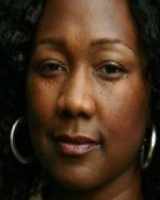
#> input picture Tarea 3 - Clasificación de edad usando características tipo HOG/db_tarea_3/28/27.jpg, 160 x 200 px, found by its file name
$ jupyter execute --allow-errors Tarea_3.ipynb   (shell and % lines are left out)
#> lines starting #> are read from the running program, lines starting #| are printed output that depends on the picture
## EL7008 - 1 Procesamiento Avanzado de Imágenes
# Tarea 3: Clasificación de edad usando características tipo HOG

> Profesor: Javier Ruiz del Solar
>
> Auxiliar: Patricio Loncomilla
>
> Estudiante: Francisco Molina

El objetivo de la tarea es: Diseñar y construir un sistema de clasificación de edad, que utilice características tipo HOG

# Cargar datos y extensiones

[cell 1]

PATH = "/content/EL7008-1---Francisco-Molina/Tarea 3 - Clasificación de edad usando características tipo HOG/db_tarea_3"

[cell 2]
# Para medir tiempo de ejecucion

[cell 3]
# Extensiones

[cell 4]
import cv2
import numpy as np
import matplotlib.pyplot as plt
from google.colab.patches import cv2_imshow
import random
import os

from sklearn import svm
from sklearn.metrics import classification_report, confusion_matrix
from sklearn.model_selection import PredefinedSplit
import seaborn as sns
from sklearn.model_selection import GridSearchCV
from sklearn.ensemble import RandomForestClassifier
from sklearn.model_selection import train_test_split

# Extraer características HOG

## Preparación de Conjuntos de Entrenamiento, Prueba y Validación

* X contiene la ruta de cada imagen
* y contiene su llave (0 para `[1-4]`, 1 para `[5-27]` y 2 para `[28+]`)

[cell 5]
X = []
y = []
folders = np.sort(np.array(os.listdir(PATH), int))
for folder in folders:
  for img in os.listdir(f"{PATH}/{folder}"):
    X.append(f"{folder}/{img}")
    y.append(np.where(folders == folder)[0][0])
    # print(f"img: {img}    tag = {np.where(folders == folder)[0][0]}")
X = np.array(X, str)
y = np.array(y, int)

[cell 6]
# dividir train 80% y test 20%
X_train, X_test, y_train, y_test  = train_test_split(X, y, test_size=0.2, random_state=1)

# dividir train 60% (0.75*0.8) y val 20% (0.25*0.8)
X_train, X_val, y_train, y_val  = train_test_split(X_train, y_train, test_size=0.25, random_state=1)

## 1. Transformar a escala de grises y redimensionar

Si la imagen es RGB tiene `shape > 2`, por lo que se convierte a escala de grises. Si la imagen ya viene en escala de grises entonces `shape == 1`, por lo que no hace falta convertirla a escala de grises.

[cell 7]
def grayAndResize(img):
  out = np.copy(img)
  if len(img.shape) > 2:
    out = cv2.cvtColor(out,cv2.COLOR_RGB2GRAY)
  out = cv2.resize(out, (64,128)).astype(np.float32)
  return out

[cell 8]
fig = plt.figure()
img = cv2.cvtColor(cv2.imread(f"{PATH}/28/27.jpg",1), cv2.COLOR_BGR2RGB)
plt.title(f"Imagen {X_test[0]}")
plt.imshow(img)
plt.savefig("ejemploImagen.png")

[cell 9]
img = grayAndResize(img)
#> in grayAndResize, `out = cv2.cvtColor(out,cv2.COLOR_RGB2GRAY)`:
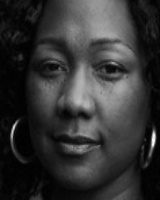
#> out: shape (200, 160); min 0, max 253, mean 51.2
#> in grayAndResize, `out = cv2.resize(out, (64,128)).astype(np.float32)`:
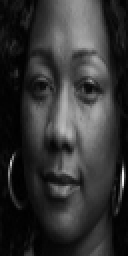
#> out: shape (128, 64) float32 (shown 2 times larger); min 0, max 247, mean 51.1
fig = plt.figure()
plt.title(f"Imagen {X_test[0]} transformada")
plt.imshow(img, cmap = 'gray')
plt.savefig("ejemploImagenGrayscale.png")

## Cálculo de los gradientes

Se eligen los kernel:
* $[-1 \;\; 0 \;\; 1]$  para el gradiente en X
* $[-1 \;\; 0 \;\; 1]^{T}$ para el gradiente en Y

#> (a cell that did not finish here is left out)

#> (a cell that did not finish here is left out)

## Cálculo de características HOG

La función `magMatrix` recibe los gradientes Gx y Gy, y para cada posición calcula la magnitud de su gradiente mediante $mag = \sqrt{G_{x}^{2} + G_{y}^{2}}$.

La función `angMatrix` recibe los gradientes Gx y Gy, y para cada posición calcula la orientación de su gradiente mediante $ang = arctan(\frac{G_{y}}{G_{x}})$, para evitar problemas de división por cero se remplaza por $\frac{\pi}{2}$ si $G_{x} = 0$ y $G_{y} > 0$, y por $-\frac{\pi}{2}$ si $G_{x} = 0$ y $G_{y} < 0$. Estos valores deben convertirse a grados mediante `np.rad2deg()` y viven en `[-90,90]` por lo que se trasladan a `[0,180]` usando `minMaxScaler()`.

La función `getHistogram` recibe una ventana de (8,8) de las matrices de magnitud(`magM`) y orientación(`angM`) de gradiente y calcula su histograma. Las orientaciones se reparten en 9 cajas, por lo que un gradiente con orientación $\theta$ y magnitud $\mu$ vota:
$$bin[⌊\frac{\theta}{20°}⌋] \stackrel{+}{=} \mu$$

La función `HOG` calcula el histograma para todas las ventanas de (8,8) (celdas) sin traslape en la imagen.

La función `blockNorm` concatena los histogramas de 4 celdas con traslape y normaliza sus valores. Luego de eso concatena todos los histogramas así formados.

#> (a cell that did not finish here is left out)

#> (a cell that did not finish here is left out)

[cell 14]
fig, ax = plt.subplots()

ax.imshow(img, cmap = 'gray')
for y in range(16):
    for x in range(8):
      # HOG[y,x,:] = getHistogram(magnitude[8*y:8*(y+1),8*x:8*(x+1)],angle[8*y:8*(y+1),8*x:8*(x+1)])
      ax.hlines(y=8*y, xmin=0.0, xmax=63, color='g')
      ax.vlines(x=8*x, ymin=0.0, ymax=127, color='g')
plt.title(f"Imagen {X_test[0]} dividida en celdas")
# plt.savefig("celdas.png")
plt.show()
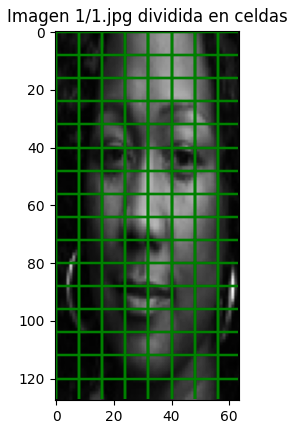
#> figure drawn by matplotlib, 1 panel
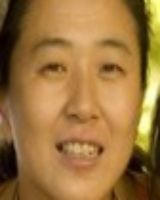
#> input picture Tarea 3 - Clasificación de edad usando características tipo HOG/db_tarea_3/28/10.jpg, 160 x 200 px, found by its file name
#> `img = cv2.imread(f"{PATH}/{X_train[i]}", 0)`:
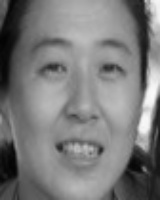
#> img: shape (200, 160); min 3, max 251, mean 122.5

## Extraer características de los conjuntos de entrenamiento, validación y prueba

Hasta ahora X_train, X_val y X_test sólo contienen la ruta de las imágenes. Ahora se crean los array HOG_X_train, HOG_X_val y HOG_X_test que contienen las características HOG de sus respectivas imágenes.

Esto toma unos 3 minutos por cada conjunto

[cell 15]
# conjunto de entrenamiento
HOG_X_train = np.zeros((X_train.shape[0],3780))
#> (the rest of this cell did not finish here and is left out)

#> in grayAndResize (call 2), `out = cv2.resize(out, (64,128)).astype(np.float32)`:
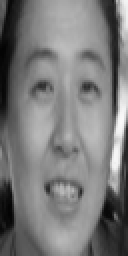
#> out: shape (128, 64) float32 (shown 2 times larger); min 3, max 249, mean 122.4
  HOG = computeHOG(img)
  HOG_X_train[i,:] = blockNorm(HOG)
print(np.isnan(HOG_X_train).any())

[cell 16]
# conjunto de validación
HOG_X_val = np.zeros((X_val.shape[0],3780))
#> (the rest of this cell did not finish here and is left out)

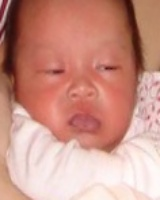
#> input picture Tarea 3 - Clasificación de edad usando características tipo HOG/db_tarea_3/1/1.jpg, 160 x 200 px, found by its file name
#> `img = cv2.imread(f"{PATH}/{X_test[i]}", 0)`:
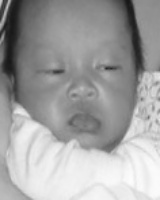
#> img: shape (200, 160); min 23, max 252, mean 162.2
  HOG = computeHOG(img)
  HOG_X_val[i,:] = blockNorm(HOG)
print(np.isnan(HOG_X_val).any())

[cell 17]
# conjunto de prueba
HOG_X_test = np.zeros((X_test.shape[0],3780))
#> (the rest of this cell did not finish here and is left out)

#> in grayAndResize (call 4), `out = cv2.resize(out, (64,128)).astype(np.float32)`:
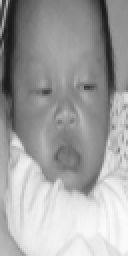
#> out: shape (128, 64) float32 (shown 2 times larger); min 24, max 252, mean 162.1
  HOG = computeHOG(img)
  HOG_X_test[i,:] = blockNorm(HOG)
print(np.isnan(HOG_X_test).any())

# Entrenar clasificadores

[cell 18]
def drawConfusionMatrix(y_true, y_pred, title):
  cm = confusion_matrix(y_true, y_pred)
  ax= plt.subplot()
  sns.heatmap(cm, annot=True, fmt='g', ax=ax)
  ax.set_xlabel('Predicted labels')
  ax.set_ylabel('True labels')
  ax.set_title(f'{title} Confusion Matrix')
  ax.xaxis.set_ticklabels(['[1-4]', '[5-27]', '28+'])
  ax.yaxis.set_ticklabels(['[1-4]', '[5-27]', '28+'])
  plt.savefig(f'{title}_CM.png')

## Entrenar SVM

Se entrena el clasificador sin parámetros en el conjunto de entrenamiento para ver su desempeño base

[cell 19]
clasifSVM = svm.SVC()
#> (the rest of this cell did not finish here and is left out)

Se buscan los mejores hiperparámetros usando `gridSearchCV`, se busca ajustar `C`, `gamma` y el `kernel`, y se utiliza `predefinedSplit` para ser consistentes con la separación de la validación cruzada. Se buscan los mejores hiperparámetros en el conjunto de entrenamiento junto al de validación.

[cell 20]
fold = []
for i in HOG_X_train:
  fold.append(1)
for i in HOG_X_val:
  fold.append(-1)

ps = PredefinedSplit(fold)
all_train_data = np.concatenate((HOG_X_train,HOG_X_val), axis = 0)
all_train_labels = np.concatenate((y_train,y_val), axis = 0)

[cell 21]
param_grid = {'C': [0.1, 1, 10, 100, 1000],
              'gamma': [1, 0.1, 0.01, 0.001, 0.0001],
              'kernel': ['linear', 'poly', 'rbf', 'sigmoid']}

grid = GridSearchCV(svm.SVC(), param_grid, refit = True, cv = ps)

#> (the rest of this cell did not finish here and is left out)

Se entrena un nuevo clasificador con los mejores hiperparámetros encontrados y se vuelve a probar su rendimiento en el conjunto de validación y finalmente en el de prueba.

#> (a cell that did not finish here is left out)

#> (a cell that did not finish here is left out)

#> (a cell that did not finish here is left out)

## Entrenar Random Forest

[cell 25]
clasifRF = RandomForestClassifier()
clasifRF.fit(HOG_X_train, y_train)
valPred = clasifRF.predict(HOG_X_val)
print(classification_report(y_val, valPred))
#> (the rest of this cell did not finish here and is left out)
